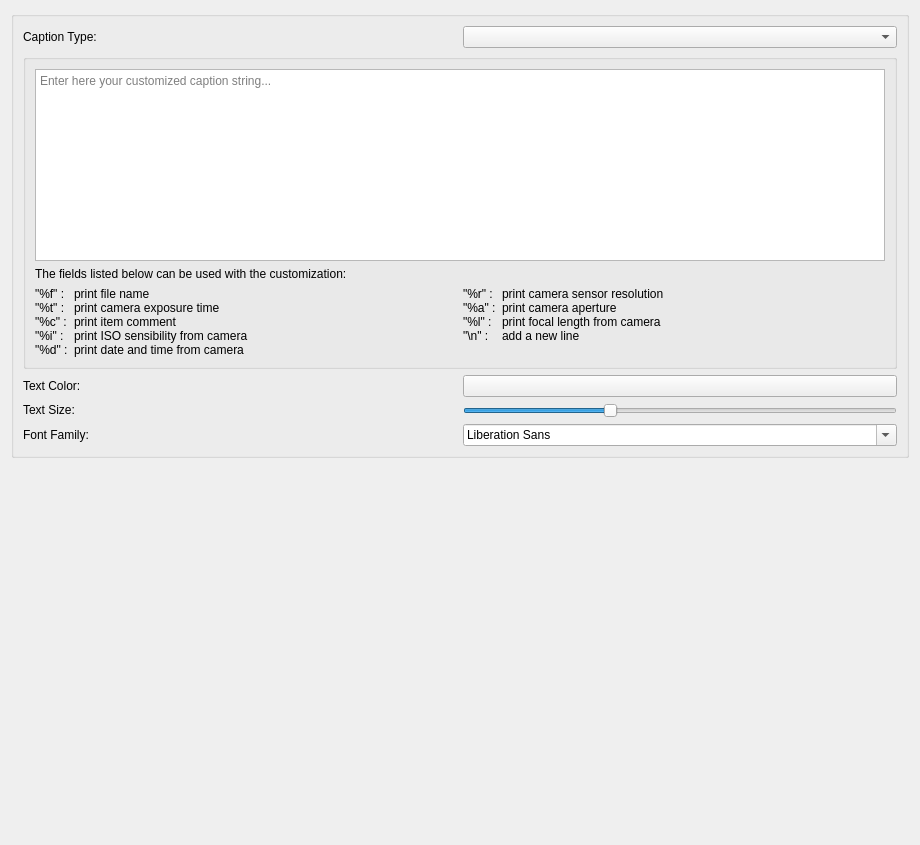
<?xml version="1.0" encoding="UTF-8"?>
<ui version="4.0">
 <class>AdvPrintCaptionPage</class>
 <widget class="QWidget" name="AdvPrintCaptionPage">
  <property name="geometry">
   <rect>
    <x>0</x>
    <y>0</y>
    <width>920</width>
    <height>845</height>
   </rect>
  </property>
  <property name="sizePolicy">
   <sizepolicy hsizetype="MinimumExpanding" vsizetype="MinimumExpanding">
    <horstretch>0</horstretch>
    <verstretch>0</verstretch>
   </sizepolicy>
  </property>
  <layout class="QGridLayout" name="gridLayout">
   <item row="2" column="0">
    <widget class="Digikam::DItemsList" name="mPrintList" native="true">
     <property name="sizePolicy">
      <sizepolicy hsizetype="Expanding" vsizetype="Expanding">
       <horstretch>0</horstretch>
       <verstretch>0</verstretch>
      </sizepolicy>
     </property>
     <property name="minimumSize">
      <size>
       <width>0</width>
       <height>0</height>
      </size>
     </property>
    </widget>
   </item>
   <item row="1" column="0">
    <widget class="QGroupBox" name="groupBox_3">
     <property name="title">
      <string/>
     </property>
     <layout class="QHBoxLayout" name="horizontalLayout_12">
      <item>
       <layout class="QHBoxLayout" name="horizontalLayout_9">
        <item>
         <layout class="QVBoxLayout" name="verticalLayout_5">
          <item>
           <layout class="QHBoxLayout" name="horizontalLayout">
            <item>
             <widget class="QLabel" name="label_2">
              <property name="sizePolicy">
               <sizepolicy hsizetype="Preferred" vsizetype="Fixed">
                <horstretch>0</horstretch>
                <verstretch>0</verstretch>
               </sizepolicy>
              </property>
              <property name="text">
               <string>Caption Type:</string>
              </property>
              <property name="buddy">
               <cstring>m_captionType</cstring>
              </property>
             </widget>
            </item>
            <item>
             <widget class="QComboBox" name="m_captionType"/>
            </item>
           </layout>
          </item>
          <item>
           <layout class="QVBoxLayout" name="verticalLayout_3">
            <item>
             <widget class="QGroupBox" name="m_customCaptionGB">
              <property name="title">
               <string/>
              </property>
              <layout class="QVBoxLayout" name="verticalLayout_4">
               <item>
                <layout class="QGridLayout" name="gridLayout_2" columnstretch="0,10,0,10">
                 <item row="3" column="1">
                  <widget class="QLabel" name="label_5">
                   <property name="text">
                    <string>print file name
print camera exposure time
print item comment
print ISO sensibility from camera
print date and time from camera</string>
                   </property>
                   <property name="alignment">
                    <set>Qt::AlignLeading|Qt::AlignLeft|Qt::AlignTop</set>
                   </property>
                  </widget>
                 </item>
                 <item row="3" column="2">
                  <widget class="QLabel" name="label_6">
                   <property name="text">
                    <string>&quot;%r&quot; :
&quot;%a&quot; :
&quot;%l&quot; :
&quot;\n&quot; :</string>
                   </property>
                   <property name="alignment">
                    <set>Qt::AlignLeading|Qt::AlignLeft|Qt::AlignTop</set>
                   </property>
                  </widget>
                 </item>
                 <item row="3" column="0">
                  <widget class="QLabel" name="label">
                   <property name="text">
                    <string>&quot;%f&quot; :
&quot;%t&quot; :
&quot;%c&quot; :
&quot;%i&quot; :
&quot;%d&quot; :</string>
                   </property>
                   <property name="alignment">
                    <set>Qt::AlignLeading|Qt::AlignLeft|Qt::AlignTop</set>
                   </property>
                  </widget>
                 </item>
                 <item row="3" column="3">
                  <widget class="QLabel" name="label_7">
                   <property name="text">
                    <string>print camera sensor resolution
print camera aperture
print focal length from camera
add a new line</string>
                   </property>
                   <property name="alignment">
                    <set>Qt::AlignLeading|Qt::AlignLeft|Qt::AlignTop</set>
                   </property>
                  </widget>
                 </item>
                 <item row="1" column="0" colspan="4">
                  <widget class="Digikam::DTextEdit" name="m_FreeCaptionFormat">
                   <property name="enabled">
                    <bool>true</bool>
                   </property>
                   <property name="minimumSize">
                    <size>
                     <width>400</width>
                     <height>0</height>
                    </size>
                   </property>
                   <property name="placeholderText">
                    <string>Enter here your customized caption string...</string>
                   </property>
                  </widget>
                 </item>
                 <item row="2" column="0" colspan="4">
                  <widget class="QLabel" name="m_free_label">
                   <property name="text">
                    <string>The fields listed below can be used with the customization:</string>
                   </property>
                   <property name="alignment">
                    <set>Qt::AlignLeading|Qt::AlignLeft|Qt::AlignTop</set>
                   </property>
                  </widget>
                 </item>
                </layout>
               </item>
              </layout>
             </widget>
            </item>
            <item>
             <layout class="QVBoxLayout" name="verticalLayout"/>
            </item>
            <item>
             <layout class="QVBoxLayout" name="verticalLayout_6">
              <item>
               <layout class="QHBoxLayout" name="horizontalLayout_6">
                <item>
                 <widget class="QLabel" name="label_4">
                  <property name="text">
                   <string>Text Color:</string>
                  </property>
                  <property name="buddy">
                   <cstring>m_font_color</cstring>
                  </property>
                 </widget>
                </item>
                <item>
                 <widget class="Digikam::DColorSelector" name="m_font_color"/>
                </item>
               </layout>
              </item>
              <item>
               <layout class="QHBoxLayout" name="horizontalLayout_7">
                <item>
                 <widget class="QLabel" name="textLabel1_2">
                  <property name="sizePolicy">
                   <sizepolicy hsizetype="MinimumExpanding" vsizetype="Fixed">
                    <horstretch>0</horstretch>
                    <verstretch>0</verstretch>
                   </sizepolicy>
                  </property>
                  <property name="text">
                   <string>Text Size:</string>
                  </property>
                  <property name="wordWrap">
                   <bool>false</bool>
                  </property>
                  <property name="buddy">
                   <cstring>m_font_size</cstring>
                  </property>
                 </widget>
                </item>
                <item>
                 <widget class="QSlider" name="m_font_size">
                  <property name="sizePolicy">
                   <sizepolicy hsizetype="Expanding" vsizetype="Fixed">
                    <horstretch>0</horstretch>
                    <verstretch>0</verstretch>
                   </sizepolicy>
                  </property>
                  <property name="minimum">
                   <number>2</number>
                  </property>
                  <property name="maximum">
                   <number>8</number>
                  </property>
                  <property name="singleStep">
                   <number>2</number>
                  </property>
                  <property name="pageStep">
                   <number>2</number>
                  </property>
                  <property name="value">
                   <number>4</number>
                  </property>
                  <property name="orientation">
                   <enum>Qt::Horizontal</enum>
                  </property>
                 </widget>
                </item>
               </layout>
              </item>
             </layout>
            </item>
            <item>
             <layout class="QHBoxLayout" name="horizontalLayout_5">
              <item>
               <widget class="QLabel" name="label_3">
                <property name="text">
                 <string>Font Family:</string>
                </property>
                <property name="buddy">
                 <cstring>m_font_name</cstring>
                </property>
               </widget>
              </item>
              <item>
               <widget class="QFontComboBox" name="m_font_name"/>
              </item>
             </layout>
            </item>
            <item>
             <layout class="QHBoxLayout" name="horizontalLayout_4"/>
            </item>
           </layout>
          </item>
         </layout>
        </item>
       </layout>
      </item>
     </layout>
    </widget>
   </item>
  </layout>
 </widget>
 <customwidgets>
  <customwidget>
   <class>Digikam::DColorSelector</class>
   <extends>QPushButton</extends>
   <header>dcolorselector.h</header>
  </customwidget>
  <customwidget>
   <class>Digikam::DItemsList</class>
   <extends>QWidget</extends>
   <header>ditemslist.h</header>
  </customwidget>
  <customwidget>
   <class>Digikam::DTextEdit</class>
   <extends>QTextEdit</extends>
   <header>dtextedit.h</header>
  </customwidget>
 </customwidgets>
 <resources/>
 <connections/>
</ui>
